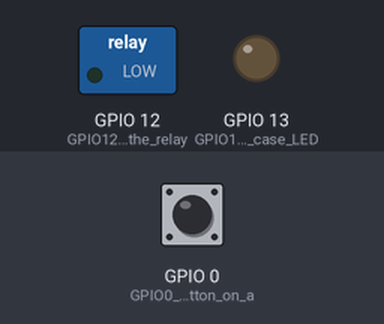
The sketch below on a simulated ESP8266 (NodeMCU). Shown: switched loads named in the sketch (green lamp = pin HIGH), output pins drawn as LEDs (lit = HIGH). The test bench sets the inputs (shaded band); at power-on: GPIO 0 (GPIO0_is_the_button_on_a) HIGH. WiFi joins after 1.5 s; servers stay silent unless stated; what the sketch prints to the serial monitor is not drawn.

Above: at 1.2 s.
1.3 s: GPIO 0 (GPIO0_is_the_button_on_a) pulled LOW for 0.15 s
At 2.2 s:
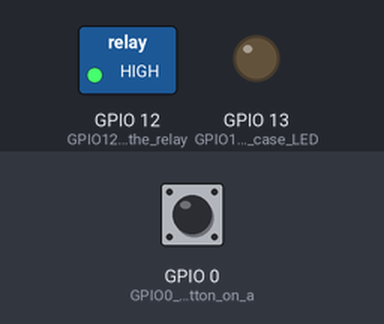
2.9 s: GPIO 0 (GPIO0_is_the_button_on_a) pulled LOW for 1 s
At 3.4 s:
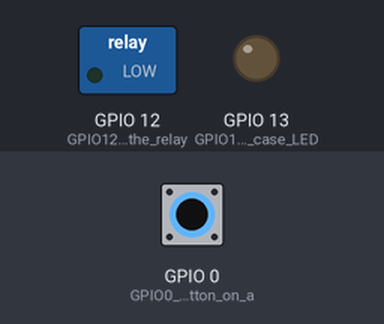
5.4 s: GPIO 0 (GPIO0_is_the_button_on_a) pulled LOW for 3.2 s
At 6.5 s:
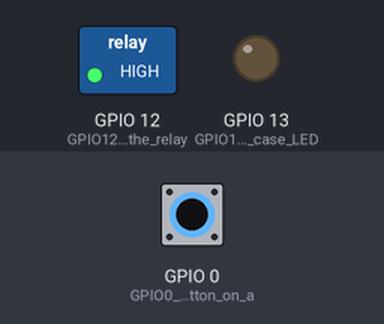
Timing chart, 0 to 8.4 s (numbered marks = the images above; inputs shaded):
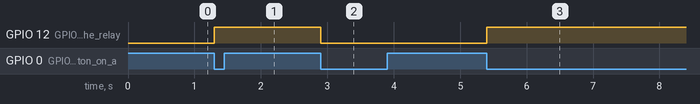

Measured:
- after the input at 1.3 s, GPIO 12 (GPIO12_goes_to_the_relay): LOW → HIGH at once
- after the input at 2.9 s, GPIO 12 (GPIO12_goes_to_the_relay): HIGH → LOW at once
- after the input at 5.4 s, GPIO 12 (GPIO12_goes_to_the_relay): LOW → HIGH at once

The sketch:

arduino_ntp.ino
```cpp
// (licence header left out)
#include <ESP8266WiFi.h>
#include <iterator>
#include <WiFiUdp.h>

// We need the system's MAC address.
byte mac[] = { 0xAC, 0xDE, 0x48, 0x23, 0x45, 0x67 };

unsigned long last_update_tick = 0;
unsigned long base_time = 0;

constexpr int time_zone_offset = -8; // This doesn't take half-hour time zones
                                     // into account. For my use, I don't really
                                     // care. A bigger issue is not being able
                                     // to do PST/PDT conversion without a
                                     // reflash. I'm still working that out.

constexpr unsigned int local_port = 123; // IANA-allocated NTP port.

constexpr char server_url[] = "time.windows.com";

constexpr char network_name[] = "network-name";
constexpr char network_key[] = "network-key";

constexpr int ntp_packet_size = 48;

byte packet_buffer[ntp_packet_size] = { };

WiFiUDP udp;

struct calendar_time {
  char day_of_week;
  short hours;
  short minutes;
  short seconds;

  bool operator < (calendar_time &that) {
    if (this->day_of_week < that.day_of_week) {
      // Earlier day, so yes.
      return true;
    } else if (this->day_of_week > that.day_of_week) {
      // Later day, so no.
      return false;
    }

    // Same day! Now we compare hours.
    if (this->hours < that.hours) {
      return true;
    } else if (this->hours > that.hours) {
      return false;
    }

    if (this->minutes < that.minutes) {
      return true;
    } else if (this->minutes > that.minutes) {
      return false;
    }

    if (this->seconds < that.seconds) {
      return true;
    }
    // Otherwise, it's the same time or later.
    return false;
  }
};

enum class switch_state : bool {
  off,
  on
};

constexpr int switch_state_to_pin_level(switch_state state) {
  return (state == switch_state::on) ? HIGH : LOW;
}

struct calendar_event {
  calendar_time time;
  switch_state state;
};

calendar_event calendar[] = {
  { { 0, 8, 0, 0 }, switch_state::on } ,
  { { 0, 18, 0, 0 }, switch_state::off } ,
  { { 1, 8, 0, 0 }, switch_state::on } ,
  { { 1, 18, 0, 0 }, switch_state::off } ,
  { { 2, 8, 0, 0 }, switch_state::on } ,
  { { 2, 18, 0, 0 }, switch_state::off } ,
  { { 3, 8, 0, 0 }, switch_state::on } ,
  { { 3, 18, 0, 0 }, switch_state::off } ,
  { { 4, 8, 0, 0 }, switch_state::on } ,
  { { 4, 18, 0, 0 }, switch_state::off } };
calendar_event *last_event = nullptr;

switch_state switch_value = switch_state::off;

void setup() {
  // put your setup code here, to run once:
  Serial.begin(115200); // Setting a baud to communicate over.
  Serial.println();

#ifndef TEST
  Serial.write("Connecting to WiFi network: ");
  Serial.write(network_name);
  Serial.println();
  WiFi.begin(network_name, network_key);
  Serial.write("Connected!\r\n");
  udp.begin(local_port);

  // Set up lines to listen on and write to.
  pinMode(12, OUTPUT); // GPIO12 goes to the relay in a Sonoff switch.
  pinMode(13, OUTPUT); // GPIO13 is the case LED. Can be used for whatever.
  pinMode(14, INPUT); // GPIO14 is routed to an empty pin broken out on the
                      // PCB.

  pinMode(0, INPUT_PULLUP); // GPIO0 is the button on a Sonoff switch
  // When the button's pushed, toggle the state.
  attachInterrupt(digitalPinToInterrupt(0), handle_button_press, FALLING);
#endif
}

// Return a duration of hours in seconds.
constexpr long hours(int hour_count) {
  return hour_count
    * 60 /* minutes */
    * 60; /* seconds */
}

int day_of_week(unsigned long time) {
  // Time is an offset from 0:00 1 Jan 1900.
  // We want the number of days since that epoch, so we'll divide by the number
  // of seconds in a day.
  auto days = time / hours(24);
  // With the number of days, we can now take the modulus of this with 7, to
  // get the week-offset point of today compared to the day of the week that
  // 1 Jan 1900 was; conveniently, that was a Monday. By treating Monday as the
  // 0th entry in the weekly schedule calendar, we can easily find the current
  // schedule.
  return days % 7;
}

char const *day_of_week_s(int day) {
  switch (day) {
  case 0:
    return "Monday";
  case 1:
    return "Tuesday";
  case 2:
    return "Wednesday";
  case 3:
    return "Thursday";
  case 4:
    return "Friday";
  case 5:
    return "Saturday";
  case 6:
    return "Sunday";
  }

  return "";
}

unsigned long current_time(unsigned long long current_offset) {
  // If current_offset < last_update_tick, we've had a reset, and can put a
  // message over serial, and that's about it. We'll also at least apply the
  // offset to the last_update_tick.
  if (current_offset < last_update_tick) {
    Serial.write("Counter has overflowed, experiencing reset.\r\n");
    current_offset = last_update_tick + current_offset;
  }

  // We want to return the base time plus the current offset in seconds, i.e.
  // divided by a thousand.
  return base_time + (current_offset / 1000);
}

calendar_time wall_time_to_calendar_time(unsigned long long wall_time) {
  calendar_time time { };
  time.day_of_week = day_of_week(wall_time);

  auto time_of_day = wall_time % hours(24);
  time.hours = time_of_day / hours(1);
  time.minutes = (time_of_day % hours(1)) / 60;
  time.seconds = time_of_day % 60;
  return time;
}

struct calendar_event *get_last_event(unsigned long long current_time) {
  calendar_event *last_event = nullptr;
  auto current_cal_time = wall_time_to_calendar_time(current_time);
  for (auto event = std::begin(calendar); event != std::end(calendar); event++) {
    last_event = event;
    if ((event + 1) != std::end(calendar)) {
      auto next = event + 1;
      if ((current_cal_time < next->time) && (event->time < current_cal_time)) {
        // Only break if the current time is before the next event and after the
        // last event. If the current time is after (or before) all events in
        // the calendar, this will force a search to the end of the list, which
        // finds the last event of the prior week, i.e. the last event.
        break;
      }
    }
  }

  return last_event;
}

bool should_update_time(unsigned long long current_time) {
  // If we've gone past 24 hours since the last update, or the time has never
  // been updated (last_update_tick is 0), _or_ the clock has rolled over
  // (which will happen every 50 days), we need to update the time.

  if (current_time < last_update_tick) {
    Serial.write("The clock has reset since the last update!\r\n");
    return true;
  } else if (last_update_tick == 0) {
    return true;
  } else if ((current_time - last_update_tick) >= (hours(24) * 1000)) {
    return true;
  }

  return false;
}

void handle_button_press() {
  auto current_state = digitalRead(12);
  digitalWrite(12, (current_state == HIGH) ? LOW : HIGH);
}

void loop() {
#ifdef TEST
    // Run some tests of the parsing logic, amongst other questions.
  Serial.write("Testing mode. Running tests.\r\n");

  Serial.write("Testing day_of_week()\r\n");
  // Test the day-of-week code. 2019-01-19 is a Saturday, i.e. `5` in the
  // program calendar, and the provided integer is from that day, in UTC.
  auto test_date = day_of_week(3756876735);

  Serial.write("Expected value: 5. Actual value: ");
  Serial.println(test_date);
  Serial.write((test_date == 5) ? "PASS\r\n\r\n" : "FAIL\r\n\r\n");

  Serial.write("Testing should_update_time()\r\n");
  Serial.write("last_update_tick is 0; "
    "should_update_time() should return true.\r\n");
  last_update_tick = 0;
  Serial.write(should_update_time(1000) ? "PASS\r\n\r\n" : "FAIL\r\n\r\n");

  Serial.write("last_update_tick is non-zero, current_time is more than 24h "
    " apart. should_update_time() should return true.\r\n");
  last_update_tick = 1000;
  Serial.write(should_update_time(hours(25) * 1000) ? "PASS\r\n\r\n"
                : "FAIL\r\n\r\n");
  Serial.write("last_update_tick is greater than current_time. "
    "should_update_time() should return true.\r\n");
  Serial.write(should_update_time(500) ? "PASS\r\n\r\n" : "FAIL\r\n\r\n");

  Serial.write("current_time is greater than last_update_tick, but not 24h "
    "past. should_update_time() should return false.\r\n");
  Serial.write(should_update_time(1500) ? "FAIL\r\n\r\n" : "PASS\r\n\r\n");

  Serial.write("Testing current_time()\r\n");
  last_update_tick = 5000;
  Serial.write("last_update_tick is ");
  Serial.println(last_update_tick);
  // Set the base time
  base_time = 32500;
  Serial.write("base_time is ");
  Serial.println(base_time);

  // For an offset of 10000, we expect the result to be 32510, since offset is
  // expressed in milliseconds while NTP time (and therefore this test's time)
  // is expressed in seconds.
  auto comp_time = current_time(10000);
  Serial.write("For an offset of 10000, expected time is 32510. Actual time is ");
  Serial.println(comp_time);
  Serial.write(comp_time == 32510 ? "PASS\r\n\r\n" : "FAIL\r\n\r\n");

  // Now we'll test the offset being skew from last_update_tick.
  comp_time = current_time(1000);
  Serial.write("For an offset of 1000, expected time is 32506. Actual time is ");
  Serial.println(comp_time);
  Serial.write(comp_time == 32506 ? "PASS\r\n\r\n" : "FAIL\r\n\r\n");

  Serial.write("Done with tests. Sleeping for 30s.\r\n");
  delay(30000);
#else // ifdef TEST
  Serial.write("Normal operation.\r\n");
  auto current_offset = millis();
  if (base_time) {
    Serial.write("Current time is: ");
    print_time(current_time(current_offset));
    Serial.println();
  }

  if (should_update_time(current_offset)) {
    Serial.write("Requesting a time update from NTP.\r\n");
    if (!send_ntp_request()) {
      Serial.write("Failed to send request. Waiting 10 seconds then "
		   "retrying.\r\n");
      delay(10000);
      return;
    }

    // Wait a second for a response from the server.
    delay(1000);
    if (udp.parsePacket()) {
      // We've received a packet, let's pull our data from it.
      udp.read(packet_buffer, ntp_packet_size);

      Serial.write("Received an NTP update.\r\n");
      // We really care about the timestamp at byte 40. It's 4 bytes long.
      unsigned long timestamp = (((unsigned long)packet_buffer[40]) << 24)
        + (((unsigned long)packet_buffer[41]) << 16)
        + (((unsigned long)packet_buffer[42]) << 8)
        + packet_buffer[43];

      Serial.write("Received timestamp: ");
      Serial.println(timestamp);

      if (timestamp < base_time) {
        Serial.write("Clock skew encountered!\r\n");
      }

      base_time = timestamp + hours(time_zone_offset);
      last_update_tick = millis();

      Serial.write("Updated time at: ");
      print_time(current_time(last_update_tick));
      Serial.println();
    }
  }

  // Now, the light control.
  current_offset = millis();
  auto prev_event = last_event;
  auto current_event = get_last_event(current_time(current_offset));

  Serial.print("The last event was on ");
  Serial.print(day_of_week_s(current_event->time.day_of_week));
  Serial.print(", at ");
  print_time(current_event->time);
  Serial.print(", and set the switch ");
  Serial.print(current_event->state == switch_state::on ? "on." : "off.");
  Serial.println();

  if (current_event != prev_event) {
    last_event = current_event;
    switch_value = current_event->state;
    digitalWrite(12, switch_state_to_pin_level(switch_value));
  }

  delay(30000); // Wait 10 seconds before retrying anything.
#endif
}

bool send_ntp_request() {
  memset(packet_buffer, 0, ntp_packet_size);

  packet_buffer[0] = 0b00100011; // LI: 0b00, VN: 0b100, Mode: 0b011

  // Open a port to the time server on the NTP port.
  if (udp.beginPacket(server_url, 123)) {
    Serial.write("Began message to time server ");
    Serial.write(server_url);
    Serial.println();

    udp.write(packet_buffer, sizeof(packet_buffer));
    udp.endPacket();
    return true;
  } else {
    Serial.write("Error starting message!\r\n"); // Has a hard time with this
                                                 // idea at first.
    return false;
  }
}

void print_time(unsigned long timestamp) {
  print_time(wall_time_to_calendar_time(timestamp));
}

void print_time(calendar_time time) {
  if (time.hours < 10) {
    Serial.print(0);
  }
  Serial.print(time.hours);
  Serial.print(":");

  if (time.minutes < 10) {
    Serial.print(0);
  }
  Serial.print(time.minutes);
  Serial.print(":");

  if (time.seconds < 10) {
    Serial.print(0);
  }
  Serial.print(time.seconds);
}
```
